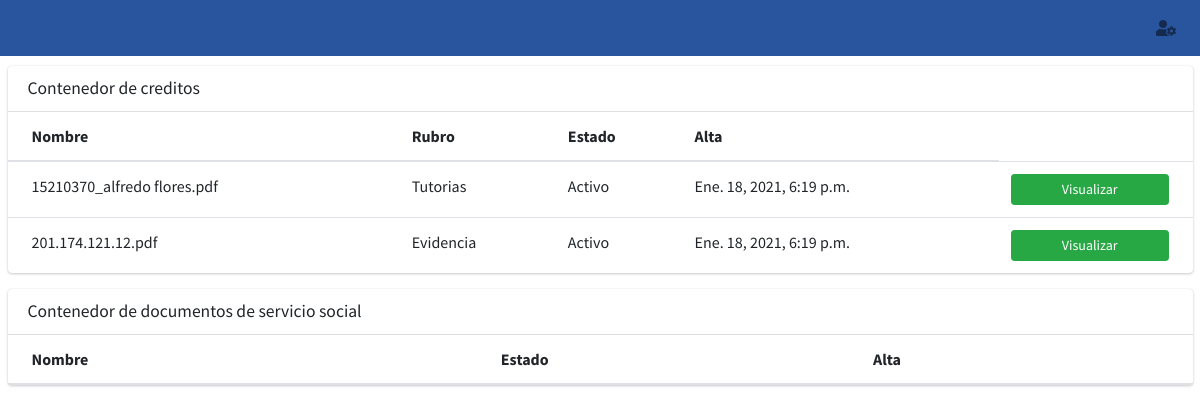
The app's page /expediente_alumno/15210328 with its own data.
### core/models.py (models this page shows)
class Credito(models.Model):
    matricula=models.ForeignKey(Expediente , null=True,on_delete=models.SET_NULL)
    user=models.ForeignKey(User, on_delete=models.CASCADE, blank=True, null=True)
    directorio=models.FileField(upload_to=rename_folder_credito, max_length=126, blank=True, null=True)
    rubro=models.CharField(max_length=126, blank=True, null=True)
    nombre=models.CharField(max_length=126, blank=True, null=True)
    estado=models.BooleanField(default=True)
    created_at = models.DateTimeField("Creado ", auto_now_add=True)
    updated_at = models.DateTimeField("Actualizado ", auto_now=True)
    class Meta:
        verbose_name="Credito"
        verbose_name_plural="Creditos"
    def __str__(self):
        return str(self.matricula)

### core/views.py (the view)
# urls.py: path('expediente_alumno/<matricula>',views.expedienteAlumno,name='expediente_alumno'),
def expedienteAlumno(request,matricula=None):
    print(str(matricula))
    data=Credito.objects.filter(matricula__matricula=matricula)
    documentos=Documento_Servicio.objects.filter(matricula__matricula=matricula)
    print("Estos son los creditos: "+str(data))
    print("Estos son los documentos: "+str(documentos))
    contexto={
        'title':'Busqueda Expediente',
        'exp':data,
        'documentos':documentos,
    }
    return render(request,"alumno/detalle_expediente.html",contexto)

### core/models.py (called while the page is built)
    def __str__(self):
        return str(self.matricula)

### templates/alumno/detalle_expediente.html (shortened to what this page needs)
<!DOCTYPE html>
<html>
    <head>
      <link rel="stylesheet" href="/static/iconos/css/all.min.css">
      <link rel="stylesheet" href="/static/css/admin.min.css">
    </head>
    <body>
      <div class="wrapper">
      <nav class="navbar navbar-expand navbar-white navbar-light">
        <ul class="navbar-nav ml-auto">
          <li class="nav-item dropdown">
            <a class="nav-link" data-toggle="dropdown" href="#">
              <i class="fas fa-user-cog"></i>
            </a>
          </li>
        </ul>
      </nav>
      <div class="content">
      <div class="col-lg-12 content-table">
        <div class="card">
          <div class="card-header">
            <h3 class="card-title">Contenedor de creditos</h3>
          </div>
      <div class="card-body table-responsive p-0">
            <table class="table table-hover text-nowrap">
              <thead>
                <tr>
                  <th>Nombre</th>
                  <th>Rubro</th>
                  <th>Estado</th>
                  <th>Alta</th>
                </tr>
              </thead>
              <tbody>
              {%for value in exp%}
              <tr>
                <td>{{value.nombre}}</td>
                <td>{{value.rubro}}</td>
                <td>{%if value.estado == True%}Activo{%else%}Inactivo{%endif%}</td>
                <td>{{value.created_at}}</td>
                <td><a href="{{value.directorio.url}}" type="button" class="btn btn-block btn-success btn-sm">Visualizar</a></td>
              </tr>
              {%endfor%}
              </tbody>
            </table>
          </div>
        </div>
      </div>
      <div class="col-lg-12 content-table">
        <div class="card">
          <div class="card-header">
            <h3 class="card-title">Contenedor de documentos de servicio social</h3>
          </div>
          <div class="card-body table-responsive p-0">
            <table class="table table-hover text-nowrap">
              <thead>
                <tr>
                  <th>Nombre</th>
                  <th>Estado</th>
                  <th>Alta</th>
                </tr>
              </thead>
            </table>
          </div>
          </div>
      </div>
      </div>
    </div>
    </body>
</html>

### templates/alumno/detalle_expediente.html (style rules this page uses)
.content-table { margin: 10px 0px; }

### records on screen
Credito: nombre "15210370_alfredo flores.pdf", rubro "Tutorias", estado "Activo", created_at "Ene. 18, 2021, 6:19 p.m."
Credito: nombre "201.174.121.12.pdf", rubro "Evidencia", estado "Activo", created_at "Ene. 18, 2021, 6:19 p.m."
